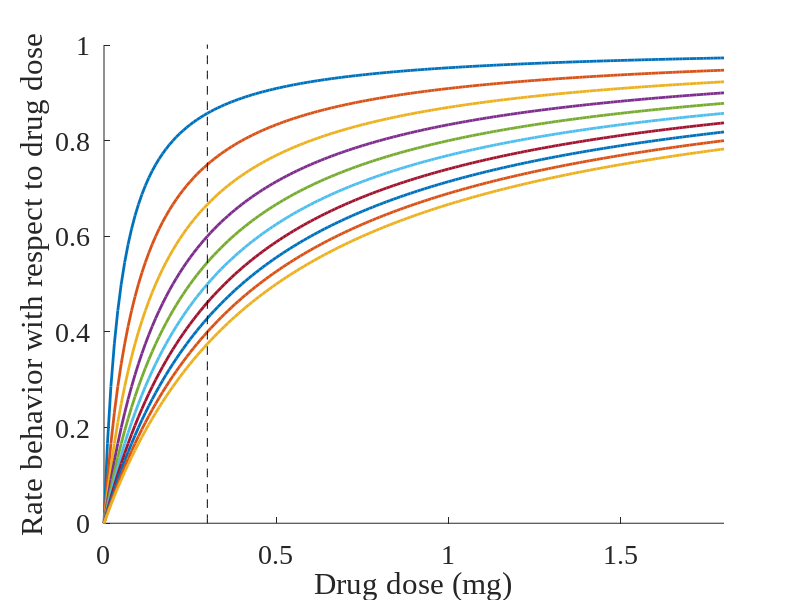

The MATLAB script that drew this image:
x = 0:0.01:1.8;
figure
hold
for jj = 1
    for aa = 0.05:0.05:0.5
        y = x.^(jj)./(aa + x.^(jj));
        plot(x,y,'LineWidth',2)
    end
end
plot(0.3*ones(size(x)),x,'k--')
set(gca,'FontName','Times New Roman');
set(gca,'FontSize',20);
xlabel('Drug dose (mg)')
ylabel('Rate behavior with respect to drug dose')
axis([0 1.8 0 1])